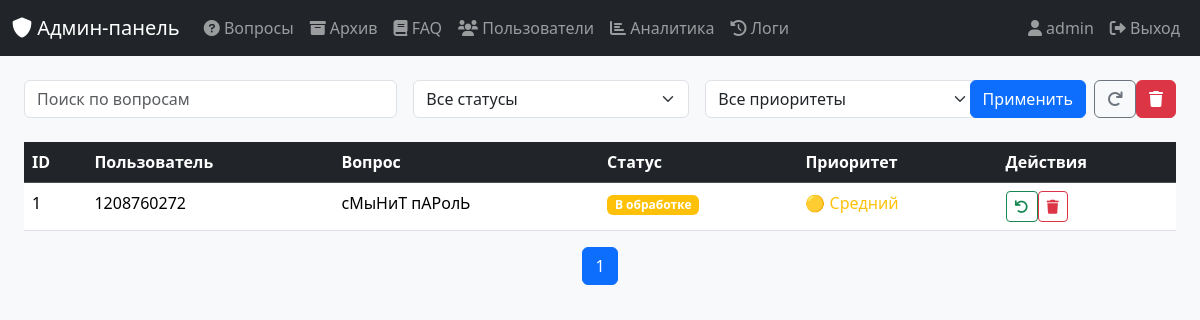
/archive (signed in), run on the app's committed database.
### database.py (models this page shows)
class User(Base, UserMixin):
    __tablename__ = "users"
    id = Column(Integer, primary_key=True, index=True)
    username = Column(String, unique=True, nullable=False)
    password = Column(String, nullable=False)
    role = Column(String, default="user")
    _is_active = Column("is_active", Integer, default=1)
    logs = relationship("Log", back_populates="user")

class Question(Base):
    __tablename__ = "questions"
    id = Column(Integer, primary_key=True, index=True)
    user_id = Column(Integer, nullable=False)
    question = Column(Text, nullable=False)
    status = Column(String, default="в обработке")
    response = Column(Text, nullable=True)
    is_archived = Column(Integer, default=0)
    priority = Column(Integer, default=1)
    created_at = Column(DateTime, default=datetime.datetime.now)
    logs = relationship("Log", back_populates="question")
    ratings = relationship("ResponseRating", back_populates="question")

### admin_panel.py (the view)
@app.route("/archive")
@login_required
@requires_role("admin", "moderator", "superadmin")
def archive():
    session = SessionLocal()
    try:
        query = session.query(Question).filter(Question.is_archived == True)
        search = request.args.get('search', '').strip()
        status = request.args.get('status', '').strip()
        priority = request.args.get('priority', '').strip()
        if search:
            query = query.filter(Question.question.ilike(f'%{search}%'))
        if status:
            query = query.filter(Question.status == status)
        if priority and priority.isdigit():
            query = query.filter(Question.priority == int(priority))
        query = query.order_by(Question.priority.desc(), Question.id.desc())
        page = request.args.get('page', 1, type=int)
        per_page = 10
        questions = query.offset((page - 1) * per_page).limit(per_page).all()
        total = query.count()
        total_pages = math.ceil(total / per_page)
        users = session.query(User).all()
        return render_template(
            'archive.html',
            questions=questions,
            page=page,
            total_pages=total_pages,
            users=users
        )
    finally:
        session.close()

### admin_panel.py (called while the page is built)
def combine(dict1, dict2):
    new_dict = dict1.copy() if dict1 else {}
    new_dict.update(dict2)
    return new_dict

def requires_role(*roles):
    def decorator(f):
        @wraps(f)
        def wrapped(*args, **kwargs):
            if not current_user.role in roles:
                flash("У вас нет доступа к этой странице.", "danger")
                return redirect(url_for("index"))
            return f(*args, **kwargs)
        return wrapped
    return decorator

### auth.py (called while the page is built)
@login_manager.user_loader
def load_user(user_id):
    session = SessionLocal()
    try:
        user = session.query(User).filter(User.id == user_id).first()
        return user
    finally:
        session.close()

### templates/archive.html (shortened to what this page needs)
{% extends "base.html" %}
{% block content %}
<form method="get" action="/archive" class="row g-3 mb-4">
    <div class="col-md-4">
        <input type="text" name="search" placeholder="Поиск по вопросам" class="form-control" value="{{ request.args.get('search', '') }}">
    </div>
    <div class="col-md-3">
        <select name="status" class="form-select">
            <option value="" {% if not request.args.get('status') %}selected{% endif %}>Все статусы</option>
        </select>
    </div>
    <div class="col-md-3">
        <select name="priority" class="form-select">
            <option value="">Все приоритеты</option>
        </select>
    </div>
    <div class="col-md-2 d-flex align-items-center justify-content-end">
        <button type="submit" class="btn btn-primary me-2">Применить</button>
        <a href="/archive" class="btn btn-outline-secondary" title="Сбросить фильтры">
            <i class="fas fa-redo"></i>
        </a>
        <button type="submit" form="deleteForm" class="btn btn-danger" title="Удалить все архивированные вопросы"
                onclick="return confirm('Вы уверены, что хотите удалить все архивированные вопросы?');">
            <i class="fas fa-trash"></i>
        </button>
    </div>
</form>
<div class="table-responsive">
    <table class="table table-hover">
        <thead class="table-dark">
            <tr>
                <th>ID</th>
                <th>Пользователь</th>
                <th>Вопрос</th>
                <th>Статус</th>
                <th>Приоритет</th>
                <th>Действия</th>
            </tr>
        </thead>
        <tbody>
            {% for question in questions %}
            <tr>
                <td>{{ question.id }}</td>
                <td>{{ question.user_id if question.user_id else 'Неизвестный' }}</td>
                <td>{{ question.question }}</td>
                <td>
                    {% if question.status == 'отвечен' %}
                        <span class="badge bg-success">Отвечен</span>
                    {% else %}
                        <span class="badge bg-warning">В обработке</span>
                    {% endif %}
                </td>
                <td>
                    {% if question.priority == 1 %}
                        <span class="text-success">🟢 Низкий</span>
                    {% elif question.priority == 2 %}
                        <span class="text-warning">🟡 Средний</span>
                    {% else %}
                        <span class="text-danger">🔴 Высокий</span>
                    {% endif %}
                </td>
                <td>
                    <div class="btn-group">
                        <form action="{{ url_for('restore_question', question_id=question.id) }}" method="post" style="display:inline;">
                            <button type="submit" class="btn btn-sm btn-outline-success">
                                <i class="fas fa-undo"></i>
                            </button>
                        </form>
                        <form action="{{ url_for('delete_question', question_id=question.id) }}" method="post" style="display:inline;">
                            <button type="submit" class="btn btn-sm btn-outline-danger"
                                    onclick="return confirm('Вы уверены, что хотите удалить этот вопрос окончательно?');">
                                <i class="fas fa-trash"></i>
                            </button>
                        </form>
                    </div>
                </td>
            </tr>
            {% endfor %}
        </tbody>
    </table>
</div>
{% set base_args = request.args.to_dict() %}
<nav aria-label="Постраничная навигация">
    <ul class="pagination justify-content-center">
        {% for p in range(1, total_pages + 1) %}
        <li class="page-item {% if p == page %}active{% endif %}">
            <a class="page-link" href="{{ url_for('archive', **(base_args|combine({'page': p}))) }}">{{ p }}</a>
        </li>
        {% endfor %}
    </ul>
</nav>
{% endblock %}

### templates/base.html (shortened to what this page needs)
<!DOCTYPE html>
<html lang="ru">
<head>
    <link href="https://cdn.jsdelivr.net/npm/bootstrap@5.3.2/dist/css/bootstrap.min.css" rel="stylesheet">
    <link href="https://cdnjs.cloudflare.com/ajax/libs/font-awesome/6.0.0-beta3/css/all.min.css" rel="stylesheet">
</head>
<body class="bg-light">
    <div class="container-fluid px-0">
        <nav class="navbar navbar-expand-lg navbar-dark bg-dark mb-4">
            <div class="container-fluid">
                <a class="navbar-brand" href="{{ url_for('index') }}">
                    <i class="fas fa-shield-alt"></i> Админ-панель
                </a>
                <div class="collapse navbar-collapse" id="navbarNav">
                    <ul class="navbar-nav">
                        {% if current_user.is_authenticated %}
                            <li class="nav-item">
                                <a class="nav-link" href="{{ url_for('index') }}">
                                    <i class="fas fa-question-circle"></i> Вопросы
                                </a>
                            </li>
                            <li class="nav-item">
                                <a class="nav-link" href="{{ url_for('archive') }}">
                                    <i class="fas fa-archive"></i> Архив
                                </a>
                            </li>
                            <li class="nav-item">
                                <a class="nav-link" href="{{ url_for('faq') }}">
                                    <i class="fas fa-book"></i> FAQ
                                </a>
                            </li>
                            {% if current_user.role in ['admin', 'superadmin'] %}
                                <li class="nav-item">
                                    <a class="nav-link" href="{{ url_for('manage_users') }}">
                                        <i class="fas fa-users"></i> Пользователи
                                    </a>
                                </li>
                                <li class="nav-item">
                                    <a class="nav-link" href="{{ url_for('analytics') }}">
                                        <i class="fas fa-chart-bar"></i> Аналитика
                                    </a>
                                </li>
                                <li class="nav-item">
                                    <a class="nav-link" href="{{ url_for('logs_page') }}">
                                        <i class="fas fa-history"></i> Логи
                                    </a>
                                </li>
                            {% endif %}
                        {% endif %}
                    </ul>
                    {% if current_user.is_authenticated %}
                        <ul class="navbar-nav ms-auto">
                            <li class="nav-item">
                                <span class="nav-link">
                                    <i class="fas fa-user"></i> {{ current_user.username }}
                                </span>
                            </li>
                            <li class="nav-item">
                                <a class="nav-link" href="{{ url_for('auth.logout') }}">
                                    <i class="fas fa-sign-out-alt"></i> Выход
                                </a>
                            </li>
                        </ul>
                    {% endif %}
                </div>
            </div>
        </nav>
        <div class="container-fluid px-2 px-md-3 px-lg-4">
            {% block content %}{% endblock %}
        </div>
    </div>
</body>
</html>

### data on the page
User: username "admin"
Question: id "1", user "1208760272", question "сМыНиТ пАРолЬ", status "В обработке", priority "🟡 Средний"

### other printed values
{{ p }} "1"
